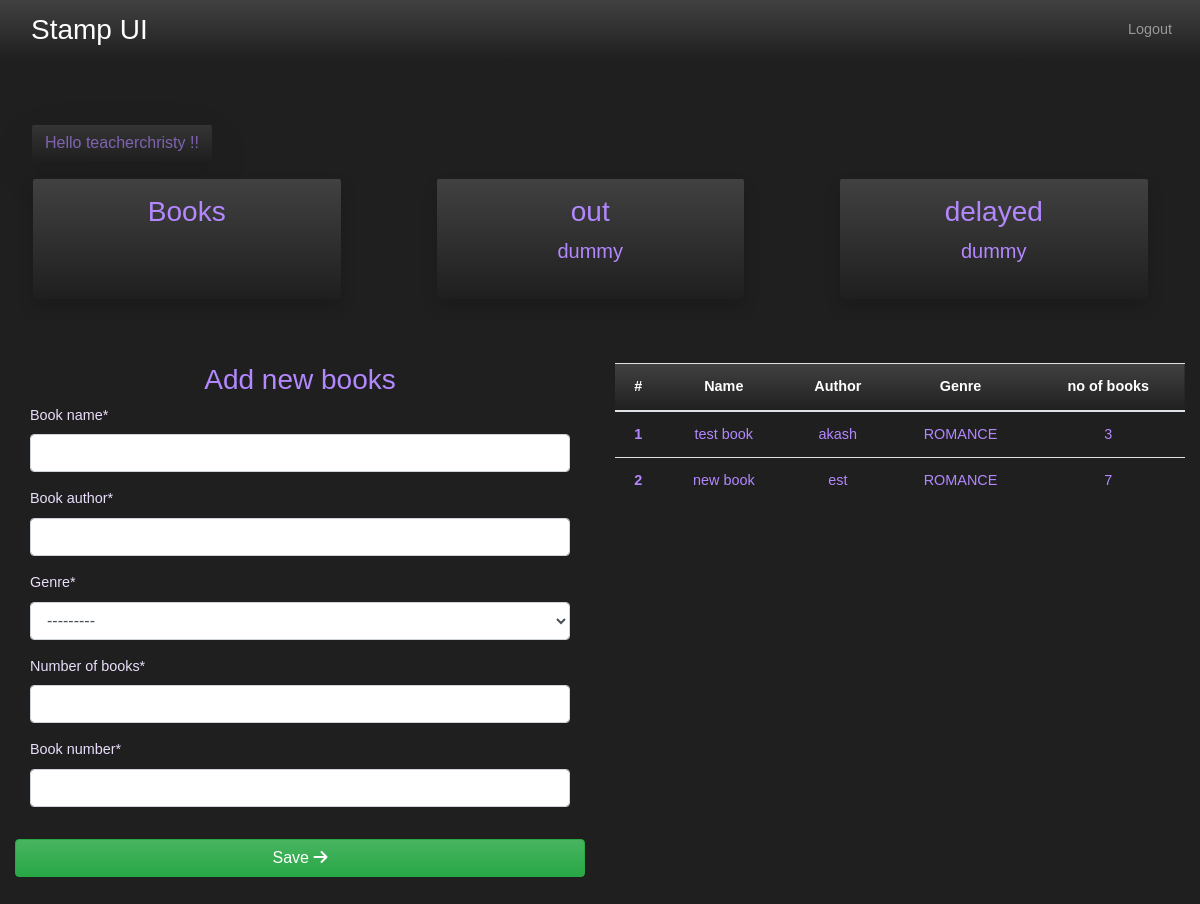
Page /librarian-home (signed in) on the earlier database version.
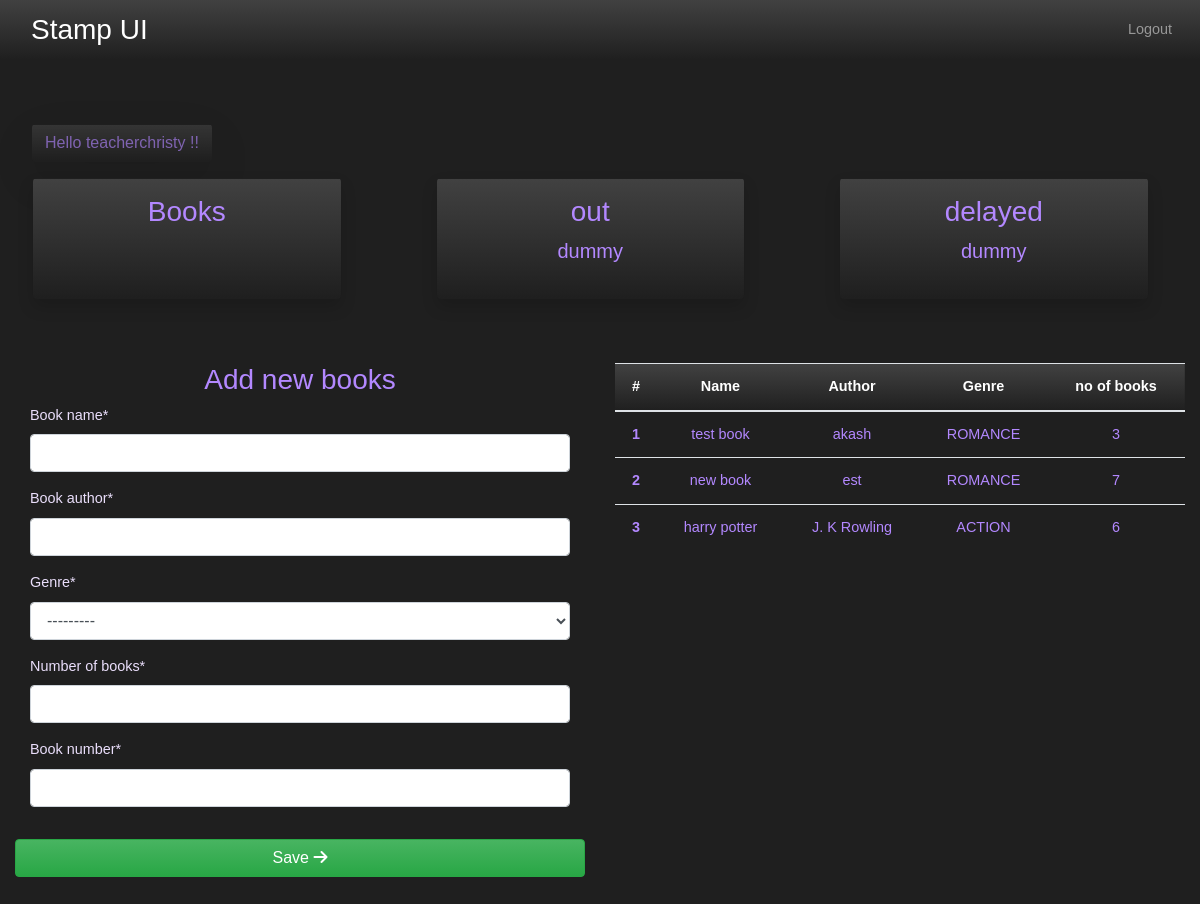
Same page on the later database version.
### librarian/models.py (models this page shows)
class book_inventory(models.Model):
    GENRES = (
        ('ACTION', 'ACTION'),
        ('ROMANCE', 'ROMANCE'),
        ('THRILLER', 'THRILLER'),
        ('SUSPENSE', 'SUSPENSE'),
        ('COMEDY', 'COMEDY'),
        ('ACADMEDIC', 'ACADEMIC'),
        ('GENERAL', 'GENERAL'),
        ('STORYBOOK', 'STORYBOOK')
    )
    book_name = models.CharField(max_length = 40)
    book_author = models.CharField(max_length = 40)
    genre = models.CharField(max_length = 15, choices=GENRES)
    number_of_books = models.PositiveIntegerField()
    book_number = models.CharField(max_length = 15)
    def __str__(self):
        return self.book_name

### librarian/views.py (the view)
# urls.py: path('librarian-home', views.library_index, name='librarian-home'),
@login_required
def library_index(request):
    book = book_inventory.objects.all()
    print(book)
    sum_all_books = sum((item.number_of_books for item in book))
    form = BookForm()
    return render(request, 'librarian/library-home.html', {
        'sum_all_books': sum_all_books,
        'books': book,
        'form': form
    })

### librarian/forms.py
class BookForm(ModelForm):
    class Meta:
        model = book_inventory
        fields = [
            'book_name',
            'book_author',
            'genre',
            'number_of_books',
            'book_number'
        ]

### librarian/templates/librarian/library-home.html (shortened to what this page needs)
{% load static %} {% load crispy_forms_tags %}
<!DOCTYPE html>
<html lang="en">
<head>
    <link rel="stylesheet" href="https://use.fontawesome.com/releases/v5.0.13/css/all.css">
    <link rel="stylesheet" href="{% static 'css/app.css' %}">
</head>
<body>
    <nav class=" navbar navbar-expand-md navbar-dark bg-gradient-primary mb-5" id="libnav">
        <a href="{% url 'librarian-home' %}" class="navbar-brand col-sm-3 col-md-2 mr-0">
            <h3 class="mb-0">
                Stamp UI
            </h3>
        </a>
        <div class="collapse navbar-collapse" id="sideNavbar">
            <ul class="navbar-nav ml-auto">
                <ul class="navbar-nav ml-auto">
                    {% if user.is_authenticated%}
                    <li class="nav-item ml-auto">
                        <a href="{% url 'logout' %}" class="nav-link">
                            Logout
                        </a>
                    </li>
                    {% else %}
                    <li class="nav-item">
                        <a href="{% url 'login' %}" class="nav-link">
                            login
                        </a>
                    </li>
                    {% endif %}
                </ul>
            </ul>
        </div>
    </nav>
    <section id='welcomeText'>
        <div class="container-fluid p-3">
            <span class="btn bg-gradient-primary rounded disabled shadow-lg display-5 text-secondary ml-3">
                Hello {{request.user}} !!
            </span>
        </div>
    </section>
    <section id='usercounts justify-content-around'>
        <div class="row">
            <div class="btn py-3 text-secondary bg-gradient-primary col-md-3 mx-5 mb-3 shadow">
                <h3>
                    Books
                </h3>
            </div>
            <div class="btn py-3 text-secondary bg-gradient-primary col-md-3 mx-5 mb-3 shadow">
                <h3>
                    out
                </h3>
                <p class="lead">
                    dummy
                </p>
            </div>
            <div class="btn py-3 text-secondary bg-gradient-primary col-md-3 mx-5 mb-3 shadow">
                <h3>
                    delayed
                </h3>
                <p class="lead">
                    dummy
                </p>
            </div>
        </div>
    </section>
    <section id="book_form" class="container-fluid my-5">
        <div class="row">
            <form method="POST" action='add-library-books' class="col-md-6 order-2 order-md-1">
                <div class="container">
                    <h3 class="text-center text-secondary">
                        Add new books
                    </h3>
                    <fieldset class="form-group">
                        {{ form|crispy }}
                    </fieldset>
                </div>
                <div class="form-group">
                    <button class="btn btn text-white btn-block btn-success" type="submit">
                        Save
                        <i class="fas fa-arrow-right"></i>
                    </button>
                </div>
            </form>
            <div class="table-responsive col-md-6 order-1 order-md-2">
                <table class="table table-hover">
                    <thead class="bg-gradient-primary text-center text-white">
                        <tr>
                            <th scope="col">#</th>
                            <th scope="col">Name</th>
                            <th scope="col">Author</th>
                            <th scope="col">Genre</th>
                            <th scope="col">no of books</th>
                        </tr>
                    </thead>
                    <tbody>
                        {% for book in books%}
                        <tr class="text-secondary text-center">
                            <th scope="row">{{book.id}}</th>
                            <td>{{book.book_name}}</td>
                            <td>{{book.book_author}}</td>
                            <td>{{book.genre}}</td>
                            <td>{{ book.number_of_books }}</td>
                        </tr>
                        {% endfor %}
                    </tbody>
                </table>
            </div>
    </section>
</body>
</html>

Differences in the rows shown:
added book_inventory: id "3", book_name "harry potter", book_author "J. K Rowling", genre "ACTION", number_of_books "6"
